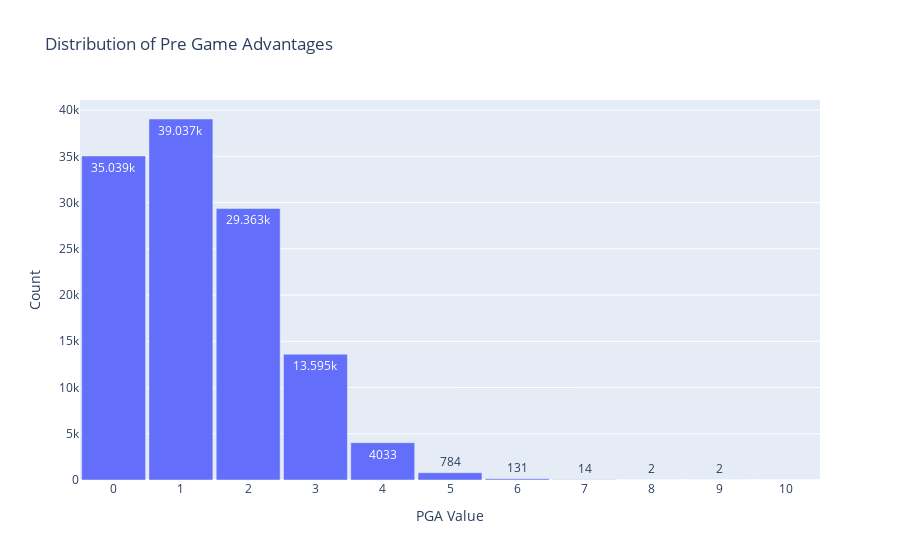

The cell this chart's notebook holds for it:
### Code cell
bin_edges = list(range(11))
bin_counts = df["PGA"].value_counts().reindex(bin_edges, fill_value=0).reset_index()
bin_counts.columns = ["PGA", "Count"]

fig = px.bar(
    bin_counts,
    x="PGA",
    y="Count",
    title="Distribution of Pre Game Advantages",
    labels={"PGA": "PGA Value", "Count": "Count"},
    text_auto=True
)

fig.update_layout(
    xaxis=dict(type="category"),
    bargap=0.05  
)

fig.show()

### Figure 1 — Plotly figure (JSON) as saved in the notebook; plotly's stock layout.template omitted (floating-point values rounded to 4 significant figures)
{"data": [{"alignmentgroup": "True", "hovertemplate": "PGA Value=%{x}<br>Count=%{y}<extra></extra>", "legendgroup": "", "marker": {"color": "#636efa", "pattern": {"shape": ""}}, "name": "", "offsetgroup": "", "orientation": "v", "showlegend": false, "textposition": "auto", "texttemplate": "%{y}", "type": "bar", "x": [0, 1, 2, 3, 4, 5, 6, 7, 8, 9, 10], "xaxis": "x", "y": [35039, 39037, 29363, 13595, 4033, 784, 131, 14, 2, 2, 0], "yaxis": "y"}], "layout": {"bargap": 0.05, "barmode": "relative", "legend": {"tracegroupgap": 0}, "title": {"text": "Distribution of Pre Game Advantages"}, "xaxis": {"anchor": "y", "domain": [0, 1], "title": {"text": "PGA Value"}, "type": "category"}, "yaxis": {"anchor": "x", "domain": [0, 1], "title": {"text": "Count"}}}}
